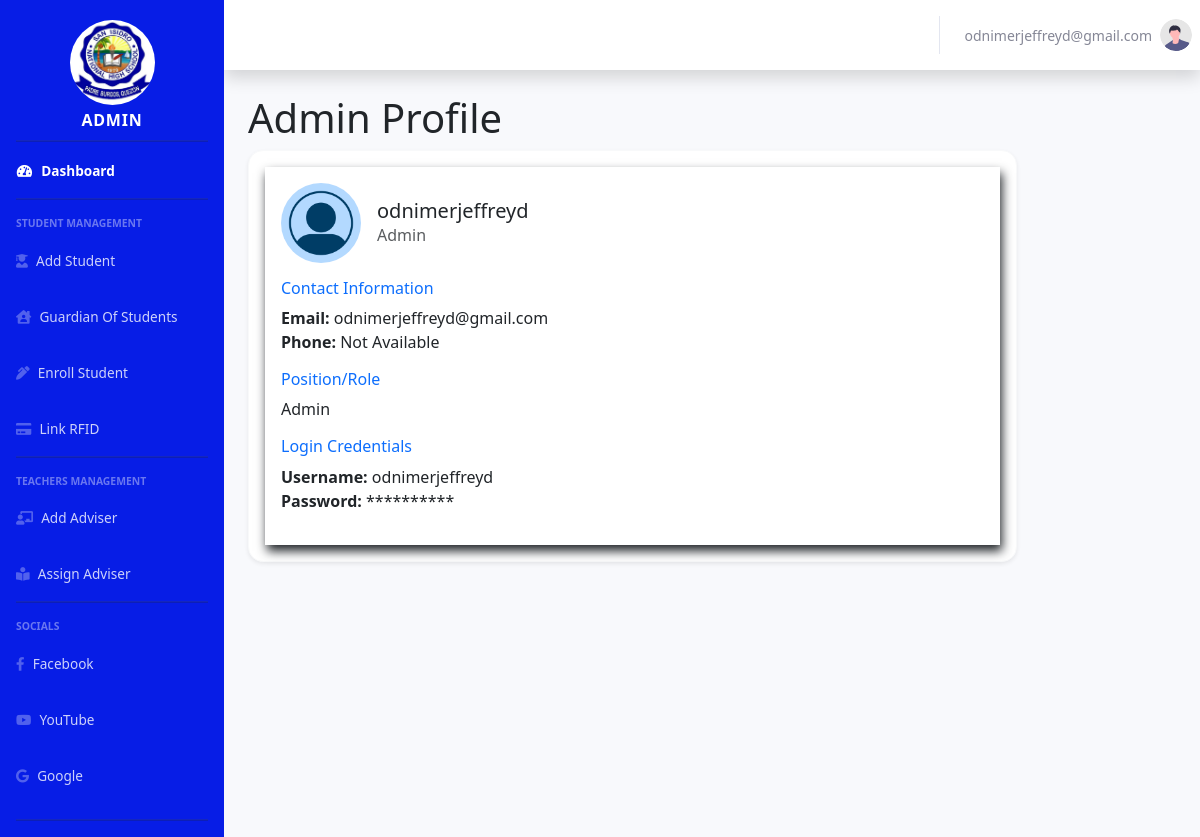
The app's page /profile.php (signed in) with its own data.
### tables this page shows
CREATE TABLE `users` (
  `user_id` int(11) NOT NULL,
  `email` varchar(100) NOT NULL,
  `password` varchar(255) NOT NULL,
  `role` enum('admin','faculty') NOT NULL,
  `status` varchar(20) DEFAULT 'inactive'
);

### profile.php (the view, shortened to what this page needs)
<?php
include 'conn.php';
?>
<!DOCTYPE html>
<html lang="en">
<head>
    <link href="vendor/fontawesome-free/css/all.min.css" rel="stylesheet" type="text/css">
    <link href="css/sb-admin-2.min.css" rel="stylesheet">
</head>
<body id="page-top">
    <?php include 'nav.php'; ?>
    <div class="container mt-4">
        <div class="col-lg-10 col-md-12 col-sm-12">
            <h1>Admin Profile</h1>
            <div class="card shadow-sm border-light p-3" style="border-radius: 15px;">
                <div class="card-body p-8" style="box-shadow: 2px 6px 10px">
                    <div class="d-flex align-items-center mb-3">
                        <img src="img/you.png" alt="Profile Picture" class="rounded-circle"
                             style="width: 80px; height: 80px; object-fit: cover;">
                        <div class="ms-3">
                            <h5 class="card-title mb-0">
                                <?php echo htmlspecialchars(explode('@', $user['email'])[0]); ?>
                            </h5>
                            <p class="card-text text-muted">
                                <?php echo ucfirst($user['role']); ?>
                            </p>
                        </div>
                    </div>
                    <div class="mb-3">
                        <h6 class="text-primary">Contact Information</h6>
                        <ul class="list-unstyled">
                            <li><strong>Email:</strong> <?php echo htmlspecialchars($user['email']); ?></li>
                            <li><strong>Phone:</strong> Not Available</li>
                        </ul>
                    </div>
                    <div class="mb-3">
                        <h6 class="text-primary">Position/Role</h6>
                        <p class="card-text"><?php echo ucfirst($user['role']); ?></p>
                    </div>
                    <div class="mb-3">
                        <h6 class="text-primary">Login Credentials</h6>
                        <ul class="list-unstyled">
                            <li><strong>Username:</strong> <?php echo htmlspecialchars(explode('@', $user['email'])[0]); ?></li>
                            <li><strong>Password:</strong> **********</li>
                        </ul>
                    </div>
                </div>
            </div>
        </div>
    </div>
    <link href="https://cdn.jsdelivr.net/npm/bootstrap@5.3.0-alpha1/dist/css/bootstrap.min.css" rel="stylesheet" />
</body>
</html>

### nav.php (shortened to what this page needs)
<?php
include 'conn.php';
$email = $_SESSION['email'];
$sql = "SELECT * FROM users WHERE email = ?";
$stmt = $conn->prepare($sql);
$stmt->bind_param("s", $email);
$stmt->execute();
$result = $stmt->get_result();
$user = $result->fetch_assoc();
?>
<!DOCTYPE html>
<html lang="en">
<head>
    <link href="https://cdn.jsdelivr.net/npm/bootstrap@5.1.3/dist/css/bootstrap.min.css" rel="stylesheet">
    <link rel="stylesheet" href="https://cdnjs.cloudflare.com/ajax/libs/font-awesome/5.15.4/css/all.min.css">
    <link href="css/sb-admin-2.min.css" rel="stylesheet">
</head>
<body id="page-top">
<div id="wrapper">
    <ul class="navbar-nav bg-bg-maroon sidebar sidebar-dark accordion" id="accordionSidebar" style="background-color:rgb(7, 29, 230);">
        <a class="sidebar-brand d-flex align-items-center justify-content-center">
            <div class="d-flex align-items-center mb-3">
                <img src="img/logo.jpg" alt="Admin Profile Picture" class="rounded-circle"
                     style="width: 95px; height: 95px; object-fit: fit; border-radius: 50%; padding: 5px; margin-top: 70px;">
            </div>
            <div class="strong">
            <div class="sidebar-brand-text mx-3" style="margin-top: 30px">Admin <sup></sup></div>
        </a>
        <hr class="sidebar-divider my-0">
        <li class="nav-item active">
            <a class="nav-link" href="admin_dashboard.php">
                <i class="fas fa-fw fa-tachometer-alt"></i>
                <span>Dashboard</span></a>
        </li>
        <hr class="sidebar-divider">
        <div class="sidebar-heading">
            Student Management
        </div>
        <li class="nav-item" >
            <a class="nav-link" href="students_list.php">
                <i class="fa fa-user-graduate" ></i>
                <span >Add Student</span></a>
        </li>
        <li class="nav-item">
            <a class="nav-link" href="guardian.php">
                <i class="fa fa-house-user"></i>
                <span>Guardian Of Students</span>
            </a>
        </li>
        <li class="nav-item" >
            <a class="nav-link" href="enrollment.php">
                <i class="fa fa-pen-alt" ></i>
                <span >Enroll Student</span></a>
        </li>
        <li class="nav-item" >
            <a class="nav-link" href="link_rfid.php">
                <i class="fa fa-credit-card" ></i>
                <span >Link RFID</span></a>
        </li>
        <hr class="sidebar-divider">
        <div class="sidebar-heading">
            Teachers Management
        </div>
        <li class="nav-item" >
            <a class="nav-link" href="add_adviser.php">
                <i class="fa fa-chalkboard-teacher" ></i>
                <span >Add Adviser</span></a>
        </li>
        <li class="nav-item" >
            <a class="nav-link" href="section_student.php">
                <i class="fa fa-book-reader" ></i>
                <span >Assign Adviser</span></a>
        </li>
         <hr class="sidebar-divider">
         <div class="sidebar-heading">
                Socials
            </div>
            <div class="social-links">
                <li class="nav-item">
                    <a class="nav-link facebook-link" href="https://web.facebook.com/DepEdTayoSINHS301394.official/?_rdc=1&_rdr#" target="_blank">
                        <i class="fab fa-facebook-f"></i>
                        <span>Facebook</span>
                    </a>
                </li>
                <li class="nav-item">
                    <a class="nav-link youtube-link" href="https://www.youtube.com/channel/UCDw3mhzSTm_NFk_2dFbhBKg" target="_blank">
                        <i class="fab fa-youtube"></i>
                        <span>YouTube</span>
                    </a>
                </li>
                <li class="nav-item">
                    <a class="nav-link google-link" href="https://ph.search.yahoo.com/search;_ylt=Awrx.tEep2doLwIAgj6zRwx.;_ylc=X1MDMjExNDczNDAwMwRfcgMyBGZyA21j
                    YWZlZQRmcjIDc2ItdG9wBGdwcmlkAwRuX3JzbHQDMARuX3N1Z2cDMARvcmlnaW4DcGguc2VhcmNoLnlhaG9vLmNvbQRwb3MDMARwcXN0cgMEcHFzdHJsAzAEcXN0cmwDNTEEcXVlcnkD
                    c2FuJTIwaXNpZHJvJTIwbmF0aW9uYWwlMjBoaWdoJTIwc2Nob29sJTIwcGFkcmUlMjBidXJnb3MlMjBxdWV6b24EdF9zdG1wAzE3NTE2MjM0NzM-?p=san+isidro+national+high+
                    school+padre+burgos+quezon&fr=mcafee&type=E211PH1589G0&fr2=sb-top" target="_blank">
                        <i class="fab fa-google"></i>
                        <span>Google</span>
                    </a>
                </li>
            </div>
            <hr class="sidebar-divider d-none d-md-block">
    </ul>
    <div id="content-wrapper" class="d-flex flex-column">
        <div id="content">
            <nav class="navbar navbar-expand navbar-light bg-white topbar mb-4 static-top shadow">
                <ul class="navbar-nav ml-auto">
                    <li class="nav-item">
                        <span class="nav-link">
                            <span class="mr-2 d-none d-lg-inline text-gray-600 small">
                                <?php echo htmlspecialchars($user['email']); ?>
                            </span>
                            <img class="img-profile rounded-circle" src="img/profile.svg">
                        </span>
                    </li>
                </ul>
            </nav>

### records on screen
users: email "odnimerjeffreyd@gmail.com", email "odnimerjeffreyd", role "Admin"
